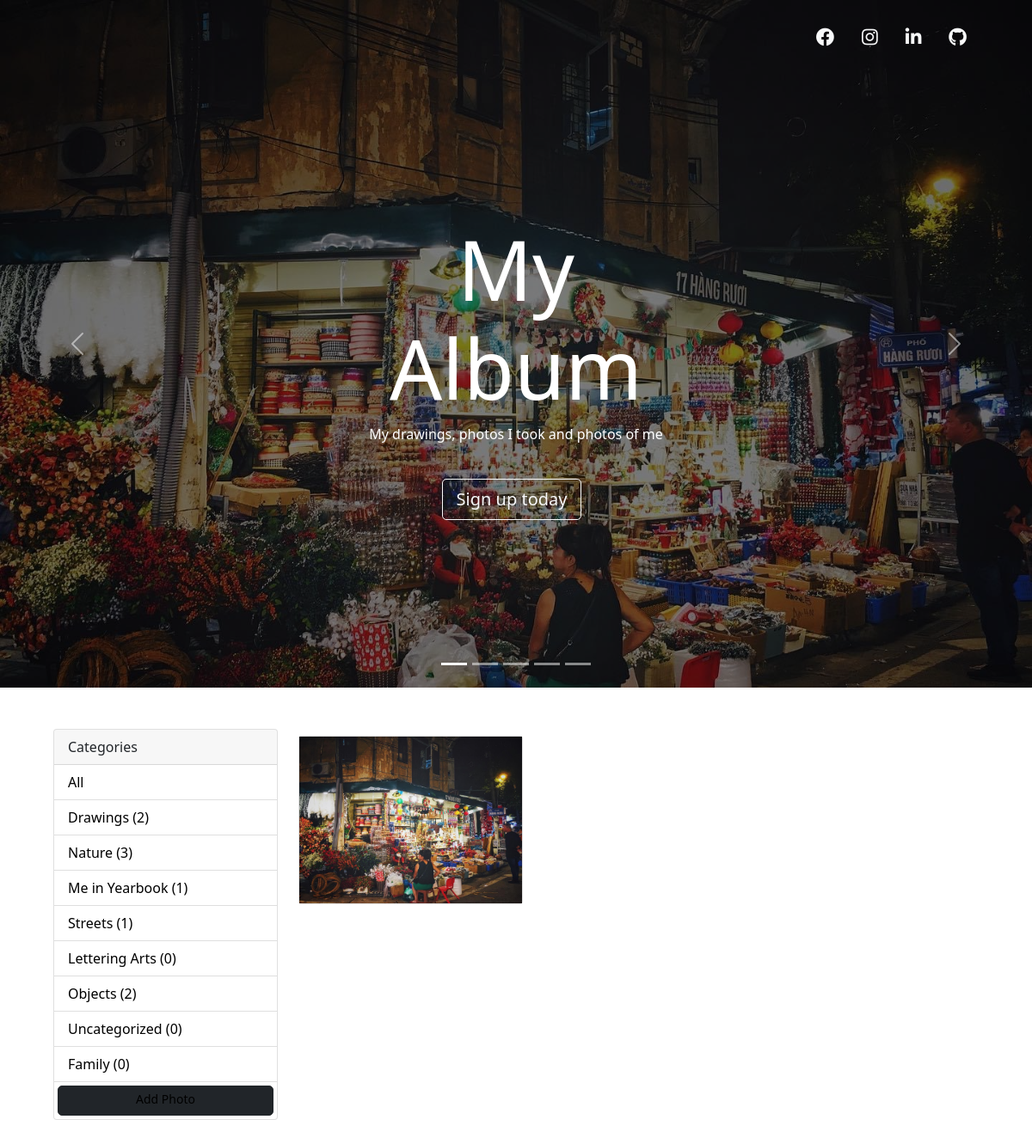
Screenshot of /cate/4 with the database file from the repository.
### photos/models.py (models this page shows, shortened)
class Category(models.Model):
    name = models.CharField(max_length=50, null=False, blank=False)
    class Meta:
        verbose_name_plural = "Categories"

class Photo(models.Model):
    name = models.CharField(max_length=50, null=False, blank=False)
    description = models.TextField(null=False, blank=False)
    category = models.ForeignKey(
        Category,
        on_delete=SET_NULL, #dont remove the photos when the category is delete
        related_name='photos',
        null=True, #this goes with the SET_NULL above
    )
    image = models.ImageField(null=False, blank=False)  #must install pillow before using this fields

### photos/views.py (the view)
# urls.py: path('cate/<int:pk>', CategoryDetailView.as_view(), name='cate'),
class CategoryDetailView(DetailView):
    template_name = 'category_detail.html'
    context_object_name = 'cate'
    categories = Category.objects.all()
    model = Category
    login_url = 'login'
    def get_context_data(self, **kwargs):
        context = super().get_context_data(**kwargs)
        context['categories'] = self.categories
        return context

### templates/category_detail.html (shortened to what this page needs)
{% extends 'base.html' %}
{% load static %}
{% block content %}
<nav class="navbar navbar-expand-lg mt-3 me-5">
  <div class="container-fluid">
  <div class="collapse navbar-collapse" id="navbarMenu">
      <ul class="navbar-nav ms-auto my-3-lg-0">
        <li class="nav-item px-2" data-tilt data-tilt-scale="1.1">
          <a href="https://www.facebook.com/lara.stark.338" class="nav-link text-light"><i class="fab fa-facebook fa-lg"></i></a>
          </li>
          <li class="nav-item px-2" data-tilt data-tilt-scale="1.1">
              <a href="https://www.instagram.com/sylvia_le1119/?hl=en" class="nav-link text-light"><i class="fab fa-instagram fa-lg"></i></a>
          </li>
          <li class="nav-item px-2" data-tilt data-tilt-scale="1.1">
              <a href="https://www.linkedin.com/in/sylviale1911/" class="nav-link text-light"><i class="fab fa-linkedin-in fa-lg"></i></a>
          </li>
          <li class="nav-item px-2" data-tilt data-tilt-scale="1.1">
            <a href="https://github.com/SylviaLe" class="nav-link text-light"><i class="fab fa-github fa-lg"></i></a>
        </li>
      </ul>
  </div>
  </div>
</nav>
<div id="carouselExample" class="carousel slide carousel-fade" data-bs-ride="carousel" data-interval="800">
  <div class="carousel-indicators">
    <button type="button" data-bs-target="#carouselExampleIndicators" data-bs-slide-to="0" class="active" aria-current="true" aria-label="Slide 1"></button>
    <button type="button" data-bs-target="#carouselExampleIndicators" data-bs-slide-to="1" aria-label="Slide 2"></button>
    <button type="button" data-bs-target="#carouselExampleIndicators" data-bs-slide-to="2" aria-label="Slide 3"></button>
    <button type="button" data-bs-target="#carouselExampleIndicators" data-bs-slide-to="3" aria-label="Slide 4"></button>
    <button type="button" data-bs-target="#carouselExampleIndicators" data-bs-slide-to="4" aria-label="Slide 5"></button>
  </div>
  <div class="carousel-inner">
      <div class="carousel-item active">
        <img src="{% static 'images/11.jpeg' %}" class="d-block w-100 carousel-img" alt="...">
        <div class="container">
          <div class="carousel-caption hero-text">
            <h1>My Album</h1>
            <p>My drawings, photos I took and photos of me</p>
            <p><a class="btn btn-lg btn-outline-light" href="/register" role="button">Sign up today</a></p>
          </div>
        </div>
      </div>
  </div>
  <button class="carousel-control-prev" type="button" data-bs-target="#carouselExampleIndicators" data-bs-slide="prev">
    <span class="carousel-control-prev-icon" aria-hidden="true"></span>
  </button>
  <button class="carousel-control-next" type="button" data-bs-target="#carouselExampleIndicators" data-bs-slide="next">
    <span class="carousel-control-next-icon" aria-hidden="true"></span>
  </button>
</div>
<div class="container container-mansory">
    <div class="row my-5">
      <div class="col-md-3 sidebars">
        <div class="card">
            <div class="card-header">
                Categories
            </div>
                <ul class="list-group list-group-flush">
                    <li class="list-group-item">
                        <a href="{% url 'gallery' %}">All</a>
                    </li>
                    {% for category in categories %}
                    <li class=" list-group-item">
                        <a href="{% url 'cate' category.pk %}">
                            {{category.name}} ({{category.photos.count}})
                        </a>
                    </li>
                    {% endfor %}
                    <a href="{% url 'photo_new' %}" class="btn btn-dark btn-block btn-sm m-1">Add Photo</a>
                </ul>
            </div>
        </div>
        <div class="col-md-9">
            <div class="row">
                {% for photo in cate.photos.all %}
                <div class="col-md-4">
                    <div class="card my-2">
                      <a href="{% url 'photo' photo.pk %}">
                        <img class="image-fluid w-100" src="{{photo.image.url}}" alt="Card image cap">
                      </a>
                    </div>
                </div>
                {% empty %}
                <h3>No photos...</h3>
                {% endfor %}
{% endblock content%}

### static/css/style.css (style rules this page uses)
body, html { height: 100%; }
h1 { font-size: 6rem; font-weight: 400; }
.btn { border-radius: 5px; padding-bottom: 8px; margin-top: 1.5rem; margin-right: 10px }
.sidebars a { text-decoration: none; color: black; }
.carousel-item:after { content:""; position:absolute; top:0; bottom:0; left:0; right:0; background:rgba(0,0,0,0.5); }
.navbar { z-index: 2; }
.carousel-inner { width: 100%; height: 800px !important; }
#carouselExample { position:absolute; width:100%; top:0; }
.container-mansory { position: absolute; top: 800px; left: 50px; right: 50px; }
.hero-text { text-align: center; position: absolute; top: 50%; left: 50%; transform: translate(-50%, -50%); color: white; z-index: 10; }

### rows the page displays
Category: name "Drawings", photos.count "2"
Category: name "Nature", photos.count "3"
Category: name "Me in Yearbook", photos.count "1"
Category: name "Streets", photos.count "1"
Category: name "Lettering Arts", photos.count "0"
Category: name "Objects", photos.count "2"
Category: name "Uncategorized", photos.count "0"
Category: name "Family", photos.count "0"
Photo: image (picture)
